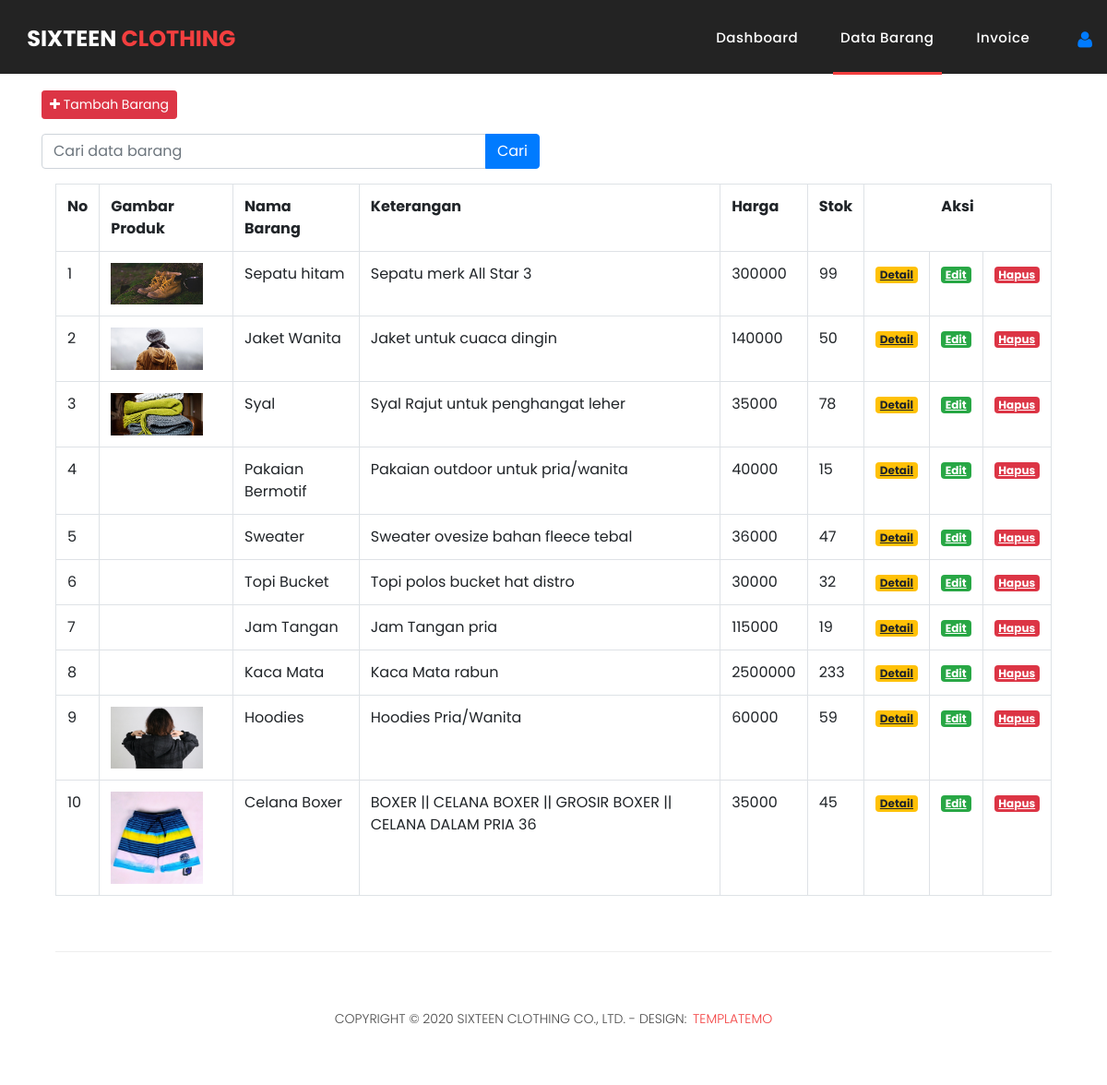
Page /index.php/admin/data_barang on the committed database.
### tables this page shows
CREATE TABLE `tb_barang` (
  `id_brg` int(11) NOT NULL,
  `nama_brg` varchar(255) NOT NULL,
  `keterangan` varchar(255) NOT NULL,
  `harga` int(11) NOT NULL,
  `stok` int(11) NOT NULL,
  `gambar` varchar(200) NOT NULL
);

### application/controllers/admin/Data_barang.php (called while the page is built, shortened)
<?php
class Data_barang extends CI_Controller{
    public function __construct()
    {
        $this->load->model('model_barang');
    }
    public function index()
    {
        $data['barang'] = $this->model_barang->tampil_data();
        $data['title'] = 'Data Barang Page';
        $data['barang'] = $this->model_barang->getBarang(12, 0);
        $data['gambar'] = $this->model_barang->fetch_image();
        $this->load->library('pagination');
        $this->load->view('admin/templates/header', $data);
        $this->load->view('admin/data_barang', $data);
        $this->load->view('admin/templates/footer');
    }
}

### index.php (called while the page is built, shortened)
<?php
require_once BASEPATH.'core/CodeIgniter.php';

### application/models/model_barang.php (called while the page is built, shortened)
<?php
class Model_barang extends CI_Model{
    public function tampil_data()
    {
        return $this->db->get('tb_barang')->result_array();
    }
}

### application/views/admin/data_barang.php (the view, shortened to what this page needs)
<header class="">
<nav class="navbar navbar-expand-lg">
    <div class="container">
    <a class="navbar-brand" href="#"><h2>Sixteen <em>Clothing</em></h2></a>
    <div class="collapse navbar-collapse" id="navbarResponsive">
        <ul class="navbar-nav ml-auto">
        <li class="nav-item">
            <a class="nav-link" href="<?= base_url(); ?>admin/dashboard">Dashboard</a>
        </li>
        <li class="nav-item active">
            <a class="nav-link" href="<?= base_url(); ?>admin/data_barang">Data Barang</a>
        </li>
        <li class="nav-item">
            <a class="nav-link" href="<?= base_url(); ?>admin/invoice">Invoice</a>
        </li>
        </ul>
    </div>
    </div>
    <a class="navbar-brand" href="<?= base_url(); ?>auth"><i class="fa fa-user float-right"></i></a>
    </nav>
    <div class="container">
    <div class="row">
    <div class="col-md-12">
    <button class="btn btn-sm btn-danger" data-toggle="modal" data-target="#tambah_barang"><i class="fa fa-plus fa-sm"></i> Tambah Barang</button>
    <div class="row mt-3">
        <div class="col-lg-6">
            <form action="" method="post">
                <div class="input-group">
                <input type="text" class="form-control" placeholder="Cari data barang" name="keyword" autocomplete="off" autofocus>
                    <div class="input-group-append">
                        <button class="btn btn-primary" type="submit">Cari</button>
                    </div>
                </div>
            </form>
        </div>
    </div>
    <div class="container">
    <div class="row mt-3">
    <div class="col-md-12">
    <table class="table table-bordered" width="1000">
        <tr>
            <th>No</th>
            <th>Gambar Produk</th>
            <th>Nama Barang</th>
            <th>Keterangan</th>
            <th>Harga</th>
            <th>Stok</th>
            <th colspan="3"><center>Aksi</center></th>
        </tr>
        <?php
        $no=1;
        foreach($barang as $brg) : ?>
        <tr>
            <td><?= $no++ ?></td>
            <td><img src="<?php echo base_url() . '/uploads/' . $brg['gambar'] ?>" alt="" width="100"></td>
            <td><?= $brg['nama_brg']; ?></td>
            <td><?= $brg['keterangan']; ?></td>
            <td><?= $brg['harga']; ?></td>
            <td><?= $brg['stok']; ?></td>
            <td>
                <a href="<?= base_url(); ?>admin/data_barang/detail/<?= $brg['id_brg']; ?>" class="badge badge-warning"><u>Detail</u></a>
            </td>
            <td>
                <a href="<?= base_url(); ?>admin/data_barang/edit/<?= $brg['id_brg']; ?>" class="badge badge-success"><u>Edit</u></a>
            </td>
            <td>
            <a href="<?= base_url(); ?>admin/data_barang/hapus/<?= $brg['id_brg']; ?>" class="badge badge-danger" onclick="return confirm('yakin?');"><u>Hapus</u></a>
            </td>
        </tr>
        <?php endforeach; ?>
    </table>
    <footer>
        <div class="inner-content">
        <p>Copyright &copy; 2020 Sixteen Clothing Co., Ltd.
        - Design: <a rel="nofollow noopener" href="https://templatemo.com" target="_blank">TemplateMo</a></p>
        </div>
</footer>
    </div>
    </div>
    </div>
    </header>

### application/views/admin/templates/header.php (shortened to what this page needs)
<!DOCTYPE html>
    <html lang="en">
    <head>
        <link href="<?php echo base_url('assets/vendor/bootstrap/css/bootstrap.min.css') ?>" rel="stylesheet">
        <link rel="stylesheet" href="<?= base_url('assets/img/css/fontawesome.css');?>">
        <link rel="stylesheet" href="<?= base_url('assets/img/css/templatemo-sixteen.css');?>">
        <link rel="stylesheet" href="<?= base_url('assets/img/css/owl.css');?>">
    </head>
    <body>

### application/views/admin/templates/footer.php (shortened to what this page needs)
    </body>
</html>

### assets/img/css/templatemo-sixteen.css (style rules this page uses)
body { font-family: 'Poppins', sans-serif; overflow-x: hidden; text-rendering: optimizeLegibility; -webkit-font-smoothing: antialiased; -moz-osx-font-smoothing: grayscale; }
p { margin-bottom: 0px; font-size: 14px; font-weight: 300; color: #4a4a4a; line-height: 24px; }
a { text-decoration: none!important; }
ul { padding: 0; margin: 0; list-style: none; }
h1,h2,h3,h4,h5,h6 { margin: 0px; }
header { position: absolute; z-index: 99999; width: 100%; height: 80px; background-color: #232323; -webkit-transition: all 0.3s ease-in-out 0s; -moz-transition: all 0.3s ease-in-out 0s; -o-transition: all 0.3s ease-in-out 0s; transition: all 0.3s ease-in-out 0s; }
header .navbar { padding: 17px 0px; }
.navbar .navbar-brand { float: left; margin-top: -12px; outline: none; }
.navbar .navbar-brand h2 { color: #fff; text-transform: uppercase; font-size: 24px; font-weight: 700; -webkit-transition: all .3s ease 0s; -moz-transition: all .3s ease 0s; -o-transition: all .3s ease 0s; transition: all .3s ease 0s; }
.navbar .navbar-brand h2 em { font-style: normal; color: #f33f3f; }
#navbarResponsive { z-index: 999; }
.navbar-collapse { text-align: center; }
.navbar .navbar-nav .nav-item { margin: 0px 15px; }
.navbar .navbar-nav a.nav-link { text-transform: capitalize; font-size: 15px; font-weight: 500; letter-spacing: 0.5px; color: #fff; transition: all 0.5s; margin-top: 5px; }
.navbar .navbar-nav .nav-link:hover, .navbar .navbar-nav .active>.nav-link, .navbar .navbar-nav .nav-link.active, .navbar .navbar-nav .nav-link.show, .navbar .navbar-nav .show>.nav-link { color: #fff; padding-bottom: 25px; border-bottom: 3px solid #f33f3f; }
footer { text-align: center; }
footer .inner-content { border-top: 1px solid #eee; margin-top: 60px; padding: 60px 0px; }
footer .inner-content p { text-transform: uppercase; }
footer .inner-content p a { color: #f33f3f; margin-left: 3px; }

### rows in the picture
tb_barang: gambar (picture), nama_brg "Sepatu hitam", keterangan "Sepatu merk All Star 3", harga "300000", stok "99"
tb_barang: gambar (picture), nama_brg "Jaket Wanita", keterangan "Jaket untuk cuaca dingin", harga "140000", stok "50"
tb_barang: gambar (picture), nama_brg "Syal", keterangan "Syal Rajut untuk penghangat leher", harga "35000", stok "78"
tb_barang: nama_brg "Pakaian Bermotif", keterangan "Pakaian outdoor untuk pria/wanita", harga "40000", stok "15"
tb_barang: nama_brg "Sweater", keterangan "Sweater ovesize bahan fleece tebal", harga "36000", stok "47"
tb_barang: nama_brg "Topi Bucket", keterangan "Topi polos bucket hat distro", harga "30000", stok "32"
tb_barang: nama_brg "Jam Tangan", keterangan "Jam Tangan pria", harga "115000", stok "19"
tb_barang: nama_brg "Kaca Mata", keterangan "Kaca Mata rabun", harga "2500000", stok "233"
tb_barang: gambar (picture), nama_brg "Hoodies", keterangan "Hoodies Pria/Wanita", harga "60000", stok "59"
tb_barang: gambar (picture), nama_brg "Celana Boxer", keterangan "BOXER || CELANA BOXER || GROSIR BOXER || CELANA DALAM PRIA 36", harga "35000", stok "45"
